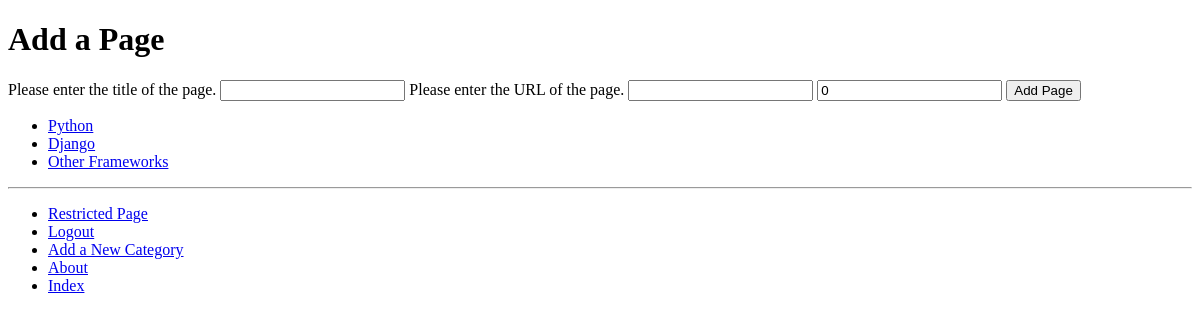
The app's page /rango/category/python/add_page/ (signed in), older data.
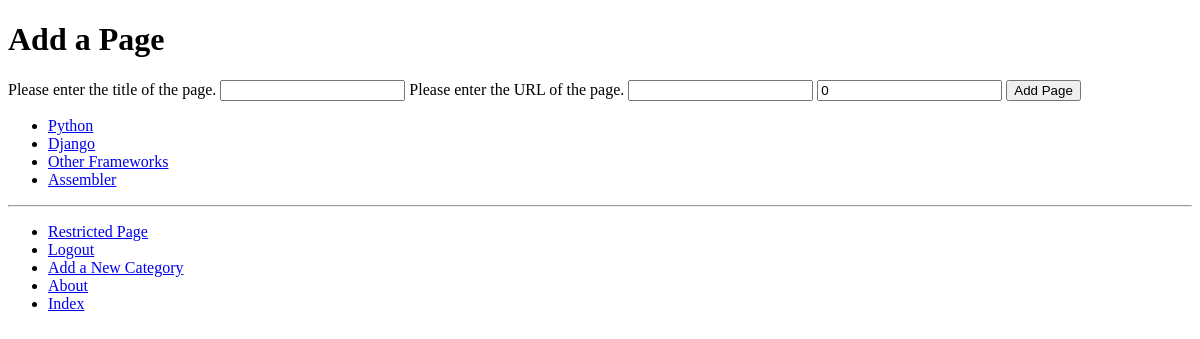
The same page, newer data.
### rango/models.py (models this page shows, shortened)
class Category(models.Model):
    name = models.CharField(max_length=128, unique=True)
    likes = models.IntegerField(default=0)
    views = models.IntegerField(default=0)
    slug = models.SlugField()
    class Meta:
        verbose_name_plural = 'Categories'

### rango/views.py (the view, shortened to what this page needs)
# urls.py: path('category/<slug:category_name_slug>/add_page/', views.add_page, name='add_page'),
@login_required
def add_page(request, category_name_slug):
    try:
        category = Category.objects.get(slug=category_name_slug)
    except Category.DoesNotExist:
        category = None
    if category is None:
        return redirect('/rango/')
    form = PageForm()
    context_dict = {'form':form, 'category':category}
    return render(request, 'rango/add_page.html', context=context_dict)

### rango/forms.py (shortened to what this page needs)
class PageForm(forms.ModelForm):
    title = forms.CharField(max_length=128, help_text='Please enter the title of the page.')
    url = forms.URLField(max_length=200, help_text='Please enter the URL of the page.')
    view = forms.IntegerField(widget=forms.HiddenInput(), initial = 0)
    class Meta:
        model = Page
        exclude = ('category',)

### rango/templatetags/rango_template_tags.py (called while the page is built)
@register.inclusion_tag('rango/categories.html')
def get_category_list():
    return{'categories': Category.objects.all()}

### templates/rango/add_page.html (shortened to what this page needs)
{% extends 'rango/base.html' %}
{% load staticfiles %}
{% block body_block %}
    <h1>Add a Page</h1>
    <div>
        <form id="add_page_form" method="post" action="/rango/category/{{ category.slug }}/add_page/">
            {% for field in form.visible_fields %}
                {{ field.help_text }}
                {{ field }}
            {% endfor %}
            <input type="submit" name="submit" value="Add Page"/>
        </form>
    </div>
{% endblock %}

### templates/rango/categories.html
<ul>
    {% if categories %}
        {% for c in categories %}
            <li><a href="{% url 'rango:show_category' c.slug %}">{{ c.name }}</a></li>
        {% endfor %}
    {% else %}
        <li><strong>There are no categories present.</strong></li>
    {% endif %}
</ul>

Row changes from the older to the newer data that the page shows:
added Category: name "Assembler"
